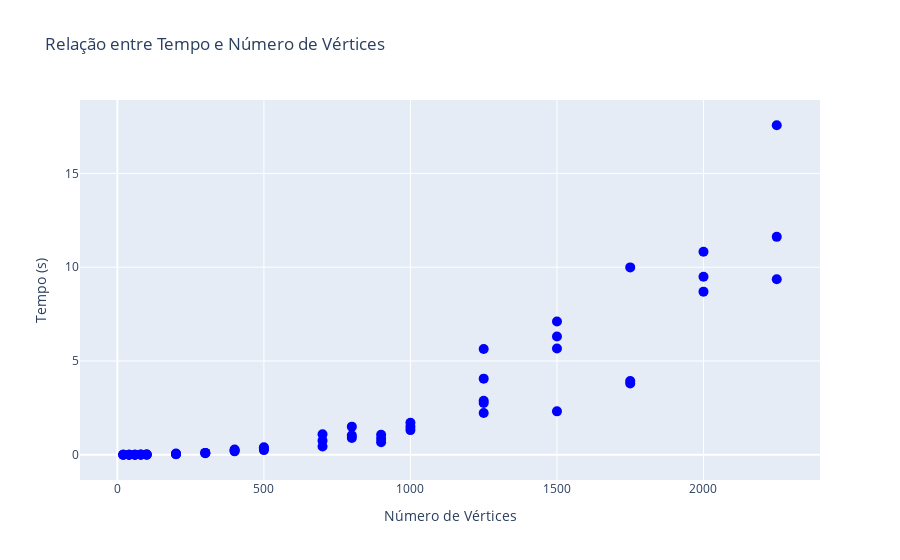

Write notebook code for a chart like this one.
### Code cell
fig = go.Figure()

fig.add_trace(go.Scatter(x=num_v, y=t, mode='markers', 
                         marker=dict(size=10, color='blue', symbol='circle'),
                         name='Tempo x Número de Vértices'))

fig.update_layout(title='Relação entre Tempo e Número de Vértices',
                  xaxis_title='Número de Vértices',
                  yaxis_title='Tempo (s)',
                  showlegend=False)

fig.show()
fig.write_html("timexNum.html")

### Figure 1 — Plotly figure (JSON) as saved in the notebook; plotly's stock layout.template omitted (floating-point values rounded to 4 significant figures)
{"data": [{"marker": {"color": "blue", "size": 10, "symbol": "circle"}, "mode": "markers", "name": "Tempo x Número de Vértices", "type": "scatter", "x": [100, 100, 100, 1000, 1000, 1000, 1250, 1250, 1250, 1250, 1250, 1500, 1500, 1500, 1500, 1750, 1750, 1750, 20, 20, 20, 200, 200, 200, 2000, 2000, 2000, 2250, 2250, 2250, 300, 300, 300, 40, 40, 40, 400, 400, 400, 500, 500, 500, 60, 60, 60, 700, 700, 700, 80, 80, 80, 800, 800, 800, 900, 900, 900], "y": [0.0113, 0.006424, 0.007617, 1.315, 1.488, 1.706, 4.058, 2.761, 2.228, 5.64, 2.881, 7.108, 5.668, 6.308, 2.314, 9.989, 3.931, 3.798, 0, 0, 0, 0.06745, 0.02896, 0.03461, 9.49, 8.696, 10.82, 9.357, 11.62, 17.57, 0.09995, 0.09982, 0.08523, 0.001008, 0.001998, 0.001003, 0.2818, 0.1812, 0.2327, 0.2481, 0.3346, 0.4012, 0.00652, 0.005283, 0.002747, 0.7528, 1.096, 0.4413, 0, 0.01401, 0.004391, 0.8965, 1.033, 1.498, 0.847, 1.065, 0.6658]}], "layout": {"showlegend": false, "title": {"text": "Relação entre Tempo e Número de Vértices"}, "xaxis": {"title": {"text": "Número de Vértices"}}, "yaxis": {"title": {"text": "Tempo (s)"}}}}
